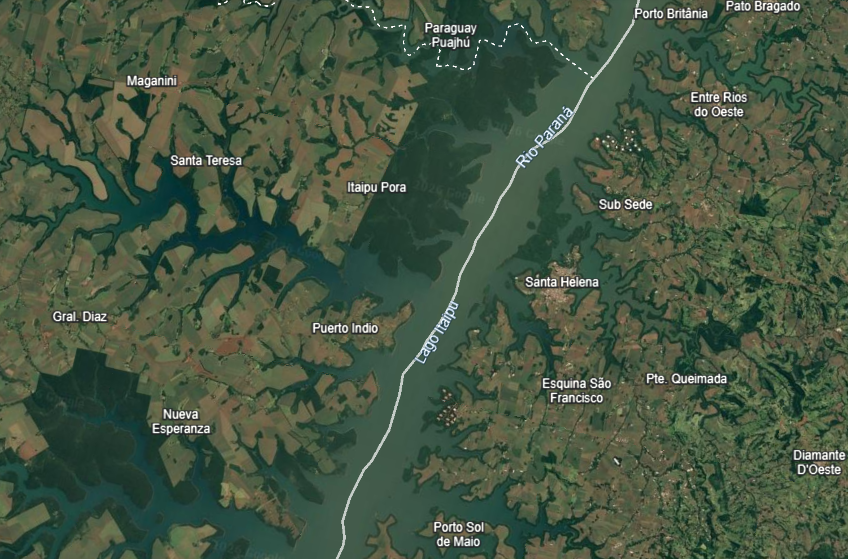
#> input picture TransformacoesGeometricas/satelite_a.png, 848 x 559 px
$ python exercicio4.py
#> lines starting #> are read from the running program, lines starting #| are printed output that depends on the picture
import cv2
import numpy as np

img_a = cv2.imread('satelite_a.png')
#> img_a is the input picture: shape (559, 848, 3); mean B, G, R 66.3, 86.8, 70.4
img_b = cv2.imread('satelite_b.png')
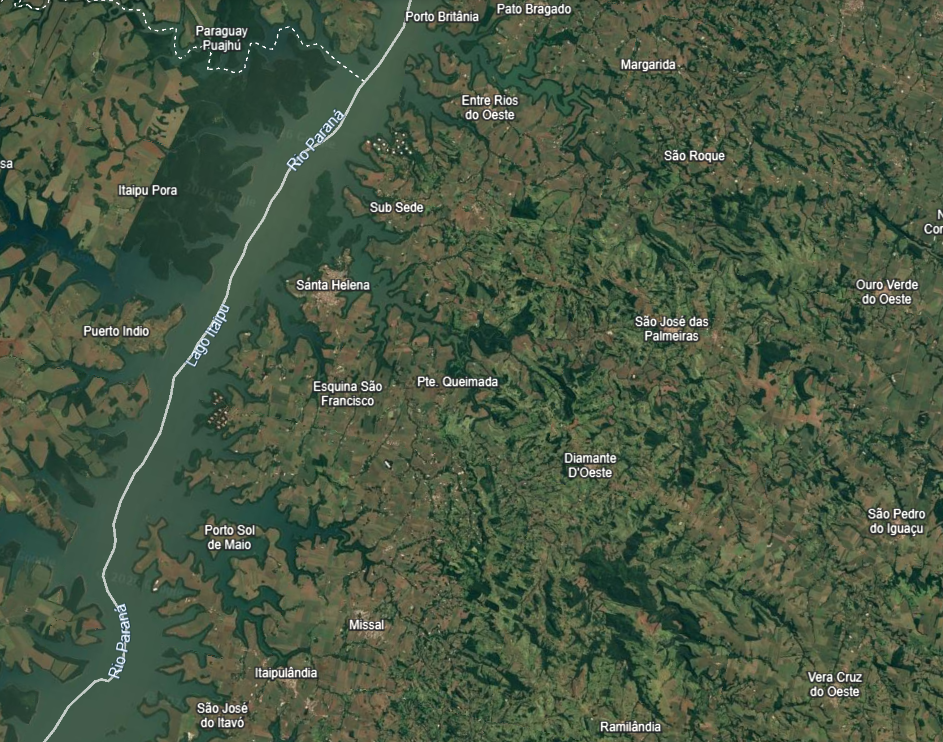
#> input picture TransformacoesGeometricas/satelite_b.png, 943 x 742 px
#> img_b is the input picture: shape (742, 943, 3); mean B, G, R 67, 88.8, 73.3

pts_b = np.float32([
    [204, 68],
    [364, 81],
    [569, 10],
    [174, 375],
    [163, 518],
    [569, 458]
])

pts_a = np.float32([
    [438, 65],
    [594, 77],
    [798, 6],
    [403, 371],
    [393, 515],
    [797, 454]
])

M, _ = cv2.findHomography(pts_b, pts_a, cv2.RANSAC)

h_a, w_a = img_a.shape[:2]
#> h_a = 559; w_a = 848
h_b, w_b = img_b.shape[:2]
#> h_b = 742; w_b = 943

w_nova = w_a + w_b
#> w_nova = 1791
h_nova = h_a
#> h_nova = 559

mosaico = cv2.warpPerspective(img_b, M, (w_nova, h_nova))
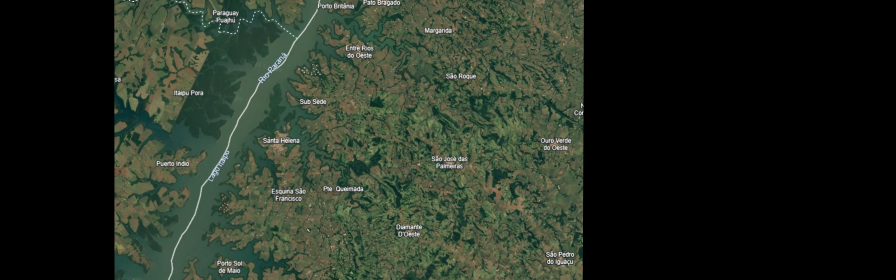
#> mosaico: shape (559, 1791, 3) (shown at 1/2 size); mean B, G, R 35.1, 46.3, 38.1

mosaico[0:h_a, 0:w_a] = img_a
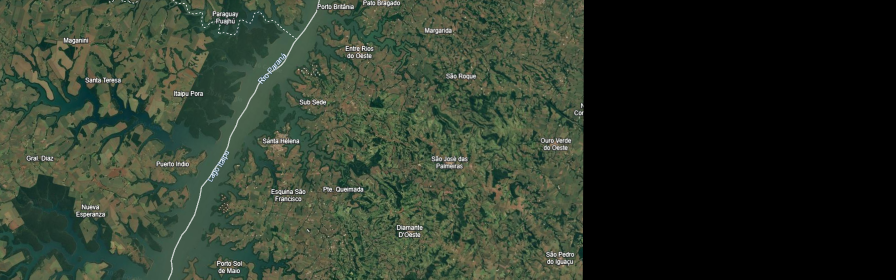
#> mosaico: shape (559, 1791, 3) (shown at 1/2 size); mean B, G, R 43.2, 57, 46.9

cv2.imshow('Mosaico Resultante', mosaico)
cv2.imwrite('mosaico_satelite.png', mosaico)
cv2.waitKey(0)
cv2.destroyAllWindows()
